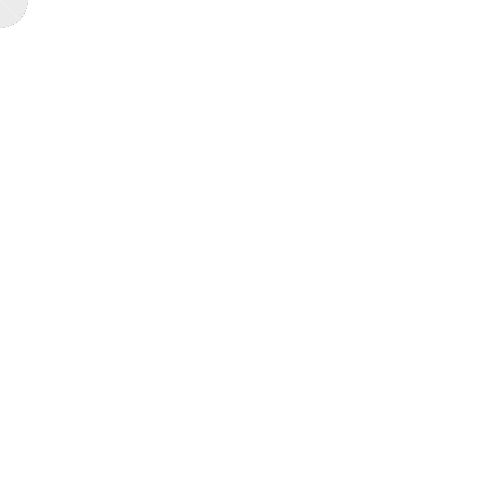
Frame 1 (no input)
Frame 60 (the mouse pressed at the canvas centre just before this capture): identical to frame 1, image omitted
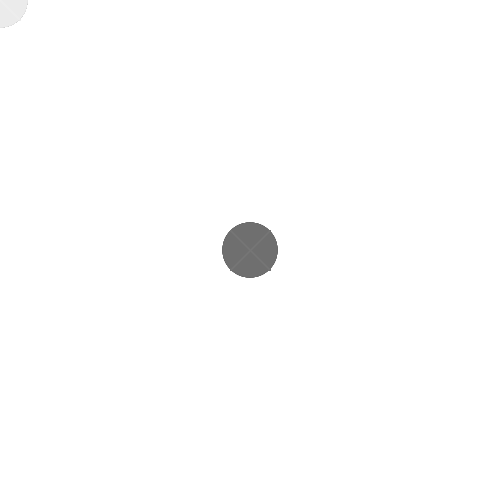
Frame 120 (the mouse held since frame 60 and released just before this capture)

The Processing sketch that drew these frames (run headless with seeded random() and noise(); from frame 60 on, the mouse is pressed at the canvas centre):

// Processing sketch: processing_164777
// ── processing_164777.pde

int num = 120;
int[] x = new int[num];
int[] y = new int[num];

void setup() 
{
size(500, 500);
smooth();
noStroke();
}

void draw() 
{
background(255);

for (int i = x.length-1; i > 0; i--) 
  {
  x[i] = x[i-1];
  y[i] = y[i-1];
  }

x[0] = mouseX;
y[0] = mouseY;

for (int i = 0; i < x.length; i++) 
  {
  fill(i * 2, i);
  ellipse(x[i], y[i], 55, 55);
  stroke(i * 2);
  line(x[i], y[i],x [i]+20, y[i]+20);
  line(x[i], y[i],x [i]+20, y[i]-20);
  line(x[i], y[i],x [i]-20, y[i]+20);
  line(x[i], y[i],x [i]-20, y[i]-20);
  noStroke();
  }
}
